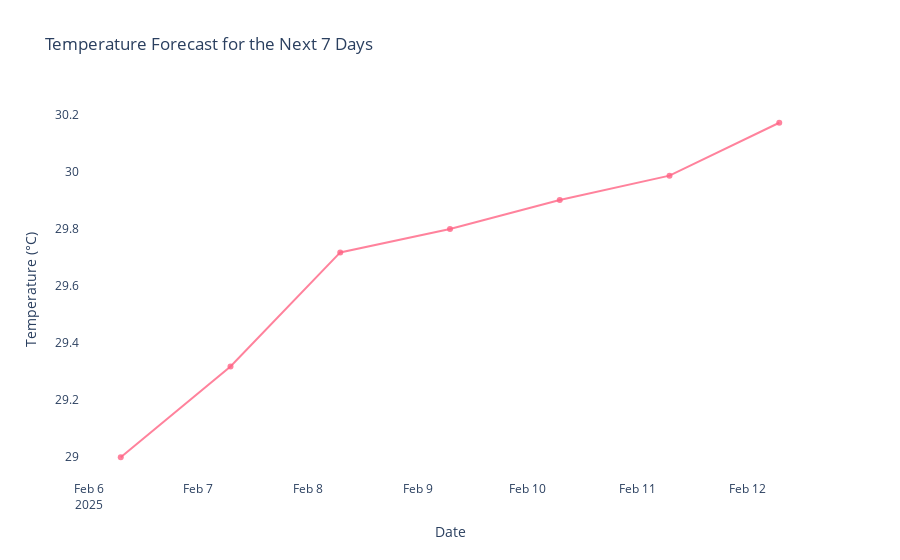

The notebook cell this image was saved under:
### Code cell
# ส่วนที่ 6 - การสร้างกราฟแสดงผลการทำนาย:
import plotly.graph_objects as go

# สร้างกราฟ
fig = go.Figure()

fig.add_trace(go.Scatter(
    x=result_df['timestamp'],
    y=result_df['predicted_temperature'],
    mode='lines+markers',
    name='Predicted Temperature',
    marker=dict(color='rgba(255, 99, 132, 0.8)'),
    line=dict(width=2)
))

fig.update_layout(
    title='Temperature Forecast for the Next 7 Days',  # แก้ไขตรงนี้ - เพิ่มเครื่องหมายคำพูดปิด
    xaxis_title='Date',
    yaxis_title='Temperature (°C)',
    paper_bgcolor='white',
    plot_bgcolor='white'
)

fig.show()

### Figure 1 — Plotly figure (JSON) as saved in the notebook; plotly's stock layout.template omitted (floating-point values rounded to 4 significant figures)
{"data": [{"line": {"width": 2}, "marker": {"color": "rgba(255, 99, 132, 0.8)"}, "mode": "lines+markers", "name": "Predicted Temperature", "type": "scatter", "x": ["2025-02-06T07:00:00", "2025-02-07T07:00:00", "2025-02-08T07:00:00", "2025-02-09T07:00:00", "2025-02-10T07:00:00", "2025-02-11T07:00:00", "2025-02-12T07:00:00"], "y": [29.0, 29.32, 29.72, 29.8, 29.9, 29.99, 30.17]}], "layout": {"paper_bgcolor": "white", "plot_bgcolor": "white", "title": {"text": "Temperature Forecast for the Next 7 Days"}, "xaxis": {"title": {"text": "Date"}}, "yaxis": {"title": {"text": "Temperature (°C)"}}}}
